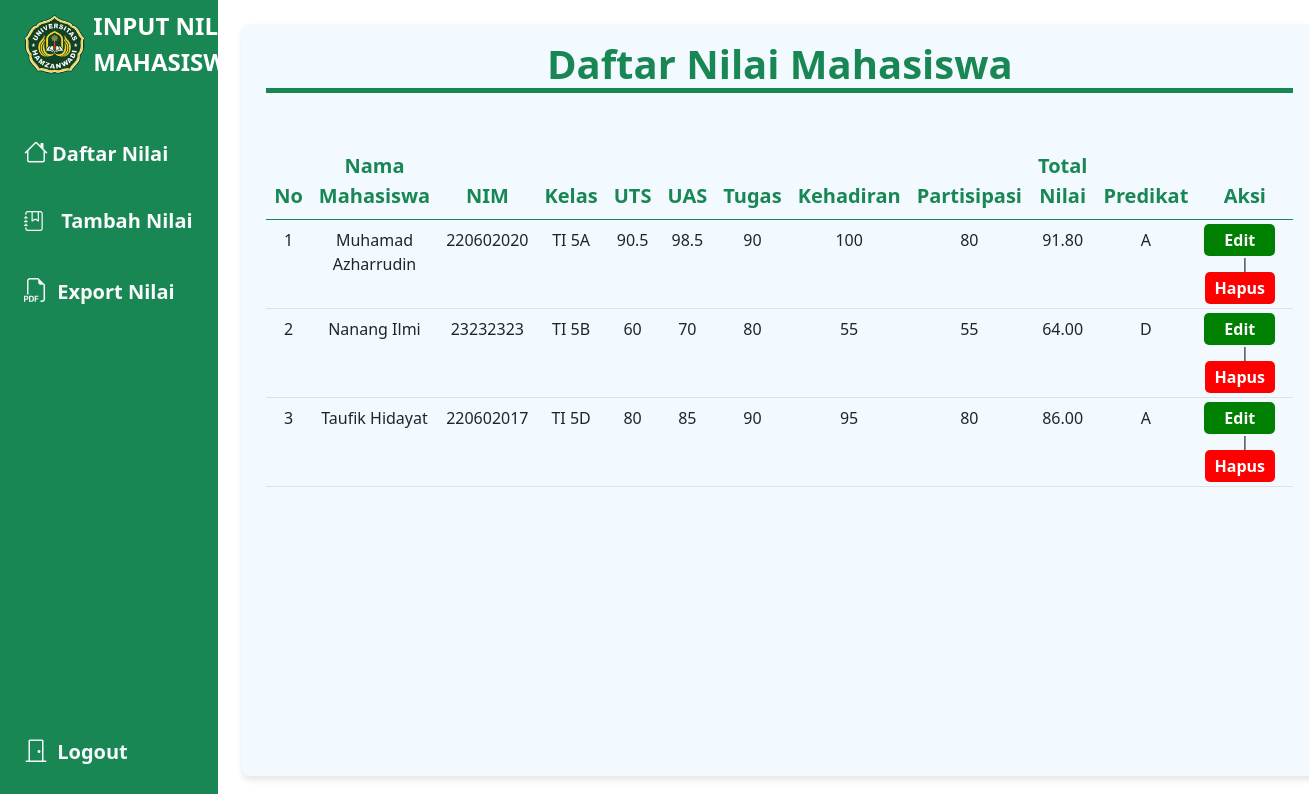
Page /component/dashboard.php (signed in) on the committed database.
### tables this page shows
CREATE TABLE `mahasiswa` (
  `id` int NOT NULL,
  `nama_mahasiswa` varchar(255) NOT NULL,
  `nim` varchar(255) NOT NULL,
  `kelas` text NOT NULL,
  `uts` varchar(255) NOT NULL,
  `uas` varchar(255) NOT NULL,
  `tugas` varchar(255) NOT NULL,
  `kehadiran` varchar(255) NOT NULL,
  `partisipasi` varchar(255) NOT NULL
);

### component/dashboard.php (the view, shortened to what this page needs)
<?php
require('../config/koneksi.php')
    ?>
<!DOCTYPE html>
<html lang="en">
<head>
    <link rel="stylesheet" href="../style/style.css">
    <link href="https://cdn.jsdelivr.net/npm/bootstrap@5.0.2/dist/css/bootstrap.min.css" rel="stylesheet"
>
    <link rel="stylesheet" href="https://cdn.jsdelivr.net/npm/bootstrap-icons@1.11.3/font/bootstrap-icons.min.css">
</head>
<body>
    <div class="container-fluid">
        <div class="row flex-nowrap">
            <div class="col-auto col-md-3 col-xl-2 px-sm-2 px-0 bg-success">
                <div class="d-flex flex-column align-items-center align-items-sm-start px-3 pt-2 text-white min-vh-100">
                    <a href="#"
                        class="d-flex align-items-center pb-3 mb-md-0 me-md-auto text-white text-decoration-none">
                        <img class="img" src="../img/logo.png" alt="">
                        <span class="fs-4 d-none d-sm-inline"><b>INPUT NILAI MAHASISWA</b></span>
                    </a>
                    <ul class="nav nav-pills flex-column mb-sm-auto mb-0 align-items-center align-items-sm-start"
                        id="menu">
                        <li class="nav-item">
                            <a href="dashboard.php" class="nav-link align-middle px-0 text-light fs-5">
                                <i class="fs-4 bi-house"></i><span class="ms-1 d-none d-sm-inline">Daftar Nilai</span>
                            </a>
                        </li>
                        <li class="nav-item">
                            <a href="create.php" class="nav-link align-middle px-0 text-light fs-5">
                                <i class="bi bi-journal-bookmark fs-5"></i> <span class="ms-1 d-none d-sm-inline">Tambah
                                    Nilai</span>
                            </a>
                        </li>
                        <li>
                            <a href="exportpdf.php" class="nav-link px-0 align-middle px-0 text-light fs-5">
                                <i class=" fs-4 bi bi-filetype-pdf"></i> <span class="ms-1 d-none d-sm-inline">Export
                                    Nilai</span></a>
                        </li>
                    </ul>
                    <div class="dropdown pb-4">
                        <b>
                            <a href="../login.php" class="nav-link px-0 align-middle px-0 text-light fs-5">
                                <i class="fs-4 bi bi-door-closed"></i> <span
                                    class="ms-1 d-none d-sm-inline">Logout</span></a>
                        </b>
                    </div>
                </div>
            </div>
            <div class="col py-3">
                <h1 class="jdl">Daftar Nilai Mahasiswa</h1>
                <table class="table">
                    <thead>
                        <tr>
                            <th scope="col">No</th>
                            <th scope="col">Nama Mahasiswa</th>
                            <th scope="col">NIM</th>
                            <th scope="col">Kelas</th>
                            <th scope="col">UTS</th>
                            <th scope="col">UAS</th>
                            <th scope="col">Tugas</th>
                            <th scope="col">Kehadiran</th>
                            <th scope="col">Partisipasi</th>
                            <th scope="col">Total Nilai</th>
                            <th scope="col">Predikat</th>
                            <th scope="col">Aksi</th>
                        </tr>
                    </thead>
                    <tbody>
                        <?php
                        $sql = "SELECT * FROM mahasiswa";
                        $result = $koneksi->query($sql);
                        $no = 1;
                        while ($row = $result->fetch_assoc()) {
                            $total_nilai = ($row['uts'] + $row['uas'] + $row['tugas'] + $row['kehadiran'] + $row['partisipasi']) / 5;
                            if ($total_nilai >= 85) {
                                $predikat = "A";
                            } elseif ($total_nilai >= 75) {
                                $predikat = "B";
                            } elseif ($total_nilai >= 65) {
                                $predikat = "C";
                            } elseif ($total_nilai >= 50) {
                                $predikat = "D";
                            } else {
                                $predikat = "E";
                            }
                            echo "<tr>
                        <td>{$no}</td>
                        <td>{$row['nama_mahasiswa']}</td>
                        <td>{$row['nim']}</td>
                        <td>{$row['kelas']}</td>
                        <td>{$row['uts']}</td>
                        <td>{$row['uas']}</td>
                        <td>{$row['tugas']}</td>
                        <td>{$row['kehadiran']}</td>
                        <td>{$row['partisipasi']}</td>
                        <td>" . number_format($total_nilai, 2) . "</td>
                        <td>{$predikat}</td>
                        <td>
                            <a href='edit.php?id={$row['id']}' onclick='return confirm(\"Apakah Anda yakin ingin mengedit data ini?\")' class='edit'>Edit</a> |
                            <a href='delete.php?id={$row['id']}' onclick='return confirm(\"Apakah Anda yakin ingin menghapus data ini?\")' class='hps'>Hapus</a>
                        </td>
                    </tr>";
                            $no++;
                        }
                        ?>
                    </tbody>
                </table>
            </div>
        </div>
    </div>
</body>
</html>

### style/style.css (style rules this page uses)
* { margin: 0; padding: 0; }
.img { width: 100px; margin-right: 10px; }
ul#menu { margin-top: 30px; }
ul li a { margin-bottom: 20px; }
.jdl { font-size: 2.5rem; color: #198754; text-align: center; margin-bottom: 50px; font-weight: bold; border-bottom: 5px solid #198754; }
.table { border-collapse: separate; border-spacing: 0; width: 100%; }
.table th, .table td { padding: 12px 15px; text-align: center; }
.table th { background-color: #198754; color: #198754; font-size: 20px; }
.table td { background-color: #f8f9fa; border-bottom: 1px solid #dee2e6; }
table .edit { text-decoration: none; color: #FFF; margin-right: 10px; transition: color 0.3s ease; font-weight: bold; background: green; padding: 5px 20px; border-radius: 5px; }
table .hps { text-decoration: none; color: #FFF; margin-right: 10px; transition: color 0.3s ease; font-weight: bold; background: red; padding: 5px 10px; border-radius: 5px; }
.bg-success { background-color: #198754 !important; }
.nav-link { color: #e9ecef !important; transition: color 0.3s, background-color 0.3s; }
.nav-item .bi { margin-right: 8px; }
.img { max-height: 60px; margin-right: 8px; }
.fs-5 { font-size: 1.25rem; font-weight: 600; }
.col.py-3 { background-color: #F2F9FF; border-radius: 8px; box-shadow: 0 4px 6px rgba(0, 0, 0, 0.1); padding: 24px; margin: 24px; }
h1 { font-size: 1.75rem; color: #198754; text-align: center; margin-bottom: 20px; }

### rows in the picture
mahasiswa: nama_mahasiswa "Muhamad Azharrudin", nim "220602020", kelas "TI 5A", uts "90.5", uas "98.5", tugas "90", kehadiran "100", partisipasi "80", total_nilai "91.80", predikat "A"
mahasiswa: nama_mahasiswa "Nanang Ilmi", nim "23232323", kelas "TI 5B", uts "60", uas "70", tugas "80", kehadiran "55", partisipasi "55", total_nilai "64.00", predikat "D"
mahasiswa: nama_mahasiswa "Taufik Hidayat", nim "220602017", kelas "TI 5D", uts "80", uas "85", tugas "90", kehadiran "95", partisipasi "80", total_nilai "86.00", predikat "A"
